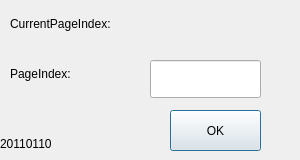
<?xml version="1.0" encoding="UTF-8"?>
<ui version="4.0">
 <class>CDebugDialog</class>
 <widget class="QDialog" name="CDebugDialog">
  <property name="geometry">
   <rect>
    <x>0</x>
    <y>0</y>
    <width>300</width>
    <height>160</height>
   </rect>
  </property>
  <property name="windowTitle">
   <string>Dialog</string>
  </property>
  <widget class="QPushButton" name="pushButton">
   <property name="geometry">
    <rect>
     <x>170</x>
     <y>110</y>
     <width>91</width>
     <height>41</height>
    </rect>
   </property>
   <property name="text">
    <string>OK</string>
   </property>
  </widget>
  <widget class="QLineEdit" name="pageindexEdit">
   <property name="geometry">
    <rect>
     <x>150</x>
     <y>60</y>
     <width>111</width>
     <height>38</height>
    </rect>
   </property>
  </widget>
  <widget class="QLabel" name="label">
   <property name="geometry">
    <rect>
     <x>10</x>
     <y>60</y>
     <width>131</width>
     <height>28</height>
    </rect>
   </property>
   <property name="text">
    <string>PageIndex:</string>
   </property>
  </widget>
  <widget class="QLabel" name="label_2">
   <property name="geometry">
    <rect>
     <x>10</x>
     <y>10</y>
     <width>261</width>
     <height>28</height>
    </rect>
   </property>
   <property name="text">
    <string>CurrentPageIndex:</string>
   </property>
  </widget>
  <widget class="QLabel" name="label_3">
   <property name="geometry">
    <rect>
     <x>0</x>
     <y>130</y>
     <width>121</width>
     <height>28</height>
    </rect>
   </property>
   <property name="text">
    <string>20110110</string>
   </property>
  </widget>
 </widget>
 <resources/>
 <connections/>
</ui>
